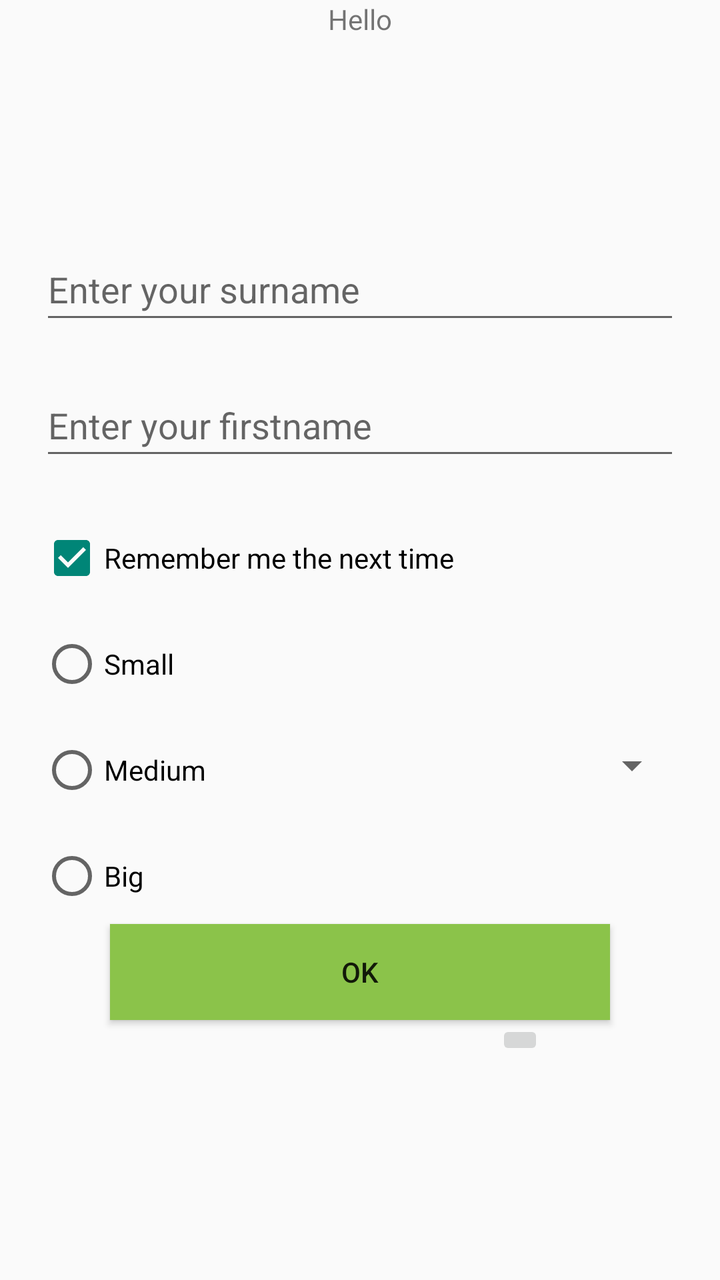
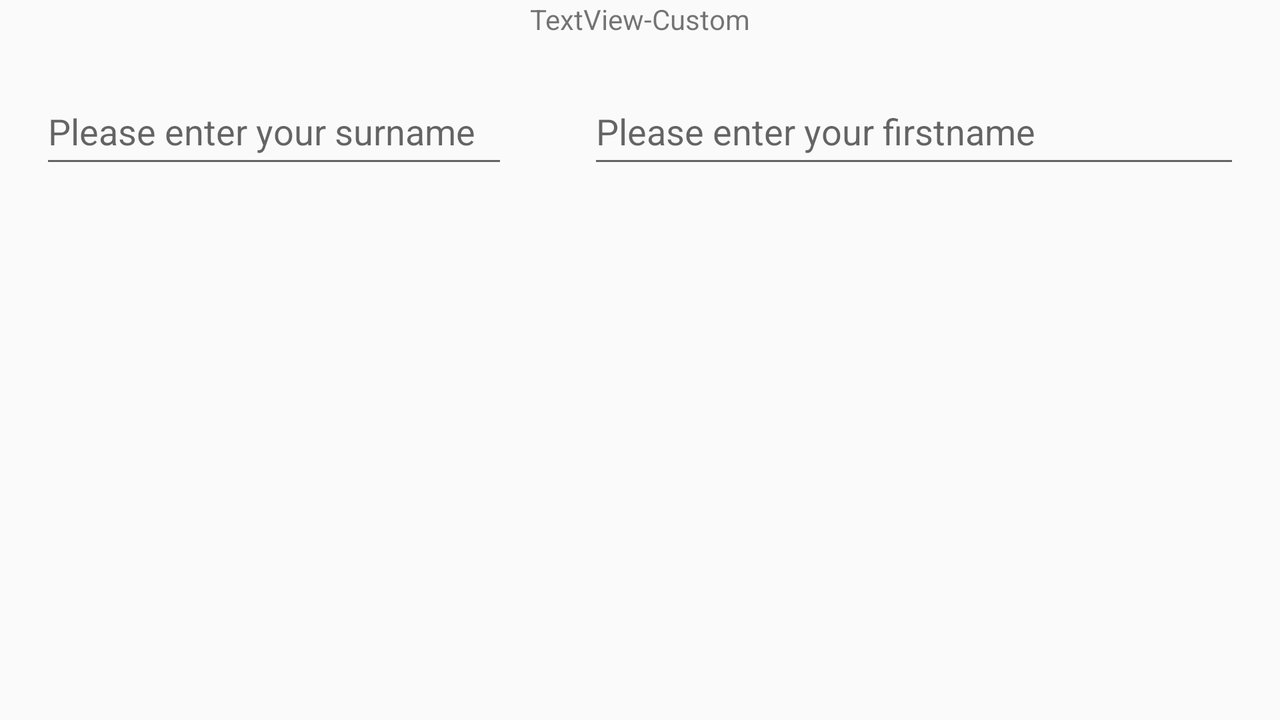

Compare how this app lays out the same screen by default and in its alternative resource folder. The renders come first, then the two layout files and the values they reference.
<!-- AndroidManifest.xml: activity theme Theme.AppCompat.DayNight.DarkActionBar -->
<!-- res/layout/activity_main.xml -->
<?xml version="1.0" encoding="utf-8"?>
<androidx.constraintlayout.widget.ConstraintLayout xmlns:android="http://schemas.android.com/apk/res/android"
    xmlns:tools="http://schemas.android.com/tools"
    android:layout_width="match_parent"
    android:layout_height="match_parent"
    xmlns:app="http://schemas.android.com/apk/res-auto">

    <TextView
        android:id="@+id/textView2"
        android:layout_width="wrap_content"
        android:layout_height="wrap_content"
        android:text="@string/textview_hello"
        app:layout_constraintEnd_toEndOf="parent"
        app:layout_constraintStart_toStartOf="parent"
        app:layout_constraintTop_toTopOf="parent" />

    <EditText
        android:id="@+id/edit_surname"
        android:layout_width="0dp"
        android:layout_height="48dp"
        android:layout_marginStart="20dp"
        android:layout_marginTop="100dp"
        android:layout_marginEnd="20dp"
        android:autofillHints="@string/enter_surname"
        android:ems="10"
        android:hint="@string/enter_surname"
        android:inputType="text"
        app:layout_constraintEnd_toEndOf="parent"
        app:layout_constraintStart_toStartOf="parent"
        app:layout_constraintTop_toBottomOf="@+id/textView2" />

    <EditText
        android:id="@+id/edit_firstname"
        android:layout_width="0dp"
        android:layout_height="48dp"
        android:layout_marginStart="20dp"
        android:layout_marginTop="20dp"
        android:layout_marginEnd="20dp"
        android:autofillHints="@string/enter_firstname"
        android:ems="10"
        android:hint="@string/enter_firstname"
        android:inputType="text"
        android:rotation="0"
        app:layout_constraintEnd_toEndOf="parent"
        app:layout_constraintStart_toStartOf="parent"
        app:layout_constraintTop_toBottomOf="@+id/edit_surname" />

    <CheckBox
        android:id="@+id/ch_rem"
        android:layout_width="wrap_content"
        android:layout_height="48dp"
        android:layout_marginStart="20dp"
        android:layout_marginTop="20dp"
        android:checked="true"
        android:text="@string/ch_remember"
        app:layout_constraintStart_toStartOf="parent"
        app:layout_constraintTop_toBottomOf="@+id/edit_firstname" />

    <RadioGroup
        android:id="@+id/radioGroup"
        android:layout_width="wrap_content"
        android:layout_height="wrap_content"
        app:layout_constraintStart_toStartOf="parent"
        app:layout_constraintTop_toBottomOf="@+id/ch_rem">

        <RadioButton
            android:id="@+id/rd_small"
            android:layout_width="wrap_content"
            android:layout_height="48dp"
            android:layout_marginStart="20dp"
            android:layout_marginTop="5dp"
            android:text="Small" />

        <RadioButton
            android:id="@+id/rd_medium"
            android:layout_width="wrap_content"
            android:layout_height="48dp"
            android:layout_marginStart="20dp"
            android:layout_marginTop="5dp"
            android:text="Medium" />

        <RadioButton
            android:id="@+id/rd_big"
            android:layout_width="wrap_content"
            android:layout_height="48dp"
            android:layout_marginStart="20dp"
            android:layout_marginTop="5dp"
            android:text="Big" />
    </RadioGroup>

    <Button
        android:id="@+id/btn_ok"
        android:layout_width="250dp"
        android:layout_height="wrap_content"
        android:background="#8BC34A"
        android:text="OK"
        app:layout_constraintEnd_toEndOf="parent"
        app:layout_constraintStart_toStartOf="parent"
        app:layout_constraintTop_toBottomOf="@+id/radioGroup" />

    <ImageView
        android:id="@+id/img_butterfly"
        android:layout_width="113dp"
        android:layout_height="128dp"
        android:layout_marginStart="80dp"
        android:layout_marginTop="8dp"
        android:src="@drawable/may"
        app:layout_constraintStart_toStartOf="parent"
        app:layout_constraintTop_toBottomOf="@+id/btn_ok" />

    <ImageButton
        android:id="@+id/btn_gotoanother"
        android:layout_width="wrap_content"
        android:layout_height="wrap_content"
        android:src="@drawable/dec"
        app:layout_constraintEnd_toEndOf="parent"
        app:layout_constraintHorizontal_bias="0.384"
        app:layout_constraintStart_toEndOf="@+id/img_butterfly"
        app:layout_constraintTop_toBottomOf="@+id/btn_ok" />

    <Spinner
        android:id="@+id/title_selector"
        android:layout_width="0dp"
        android:layout_height="50dp"
        android:layout_marginStart="20dp"
        android:layout_marginEnd="20dp"
        app:layout_constraintBottom_toTopOf="@+id/btn_ok"
        app:layout_constraintEnd_toEndOf="parent"
        app:layout_constraintStart_toEndOf="@+id/radioGroup"
        app:layout_constraintTop_toBottomOf="@+id/ch_rem" />

    <Button
        android:id="@+id/btn_alert"
        android:layout_width="310dp"
        android:layout_height="55dp"
        android:backgroundTint="#689F38"
        android:text="@string/showdialog"
        app:icon="@android:drawable/ic_dialog_alert"
        app:layout_constraintEnd_toEndOf="parent"
        app:layout_constraintStart_toStartOf="parent"
        app:layout_constraintTop_toBottomOf="@+id/img_butterfly" />
</androidx.constraintlayout.widget.ConstraintLayout>
<!-- resources referenced by this layout -->
<resources>
  <string name="ch_remember">Remember me the next time</string>
  <string name="enter_firstname">Enter your firstname</string>
  <string name="enter_surname">Enter your surname</string>
  <string name="showdialog">Show Dialog Box</string>
  <string name="textview_hello">Hello</string>
</resources>
<!-- res/layout-land/activity_main.xml (the repository's variant of the layout above) -->
<!-- drawn on the phone turned sideways -->
<?xml version="1.0" encoding="utf-8"?>
<androidx.constraintlayout.widget.ConstraintLayout xmlns:android="http://schemas.android.com/apk/res/android"
    xmlns:tools="http://schemas.android.com/tools"
    android:layout_width="match_parent"
    android:layout_height="match_parent"
    xmlns:app="http://schemas.android.com/apk/res-auto">

    <TextView
        android:id="@+id/textView2"
        android:layout_width="wrap_content"
        android:layout_height="wrap_content"
        android:text="TextView-Custom"
        app:layout_constraintEnd_toEndOf="parent"
        app:layout_constraintStart_toStartOf="parent"
        app:layout_constraintTop_toTopOf="parent" />

    <EditText
        android:id="@+id/edit_surname"
        android:layout_width="0dp"
        android:layout_height="50dp"
        android:layout_marginStart="20dp"
        android:layout_marginTop="20dp"
        android:layout_marginEnd="20dp"
        android:ems="10"
        android:hint="Please enter your surname"
        android:inputType="text"
        app:layout_constraintEnd_toStartOf="@+id/guideline"
        app:layout_constraintStart_toStartOf="parent"
        app:layout_constraintTop_toBottomOf="@+id/textView2" />

    <EditText
        android:id="@+id/edit_firstname"
        android:layout_width="0dp"
        android:layout_height="50dp"
        android:layout_marginStart="20dp"
        android:layout_marginTop="20dp"
        android:layout_marginEnd="20dp"
        android:ems="10"
        android:hint="Please enter your firstname"
        android:inputType="text"
        android:rotation="0"
        app:layout_constraintEnd_toEndOf="parent"
        app:layout_constraintStart_toStartOf="@+id/guideline"
        app:layout_constraintTop_toBottomOf="@+id/textView2" />

    <androidx.constraintlayout.widget.Guideline
        android:id="@+id/guideline"
        android:layout_width="wrap_content"
        android:layout_height="wrap_content"
        android:orientation="vertical"
        app:layout_constraintGuide_end="366dp" />


</androidx.constraintlayout.widget.ConstraintLayout>
<!-- resources referenced by the variant -->
<!-- as the phone turned sideways resolves them -->
<resources>

</resources>
